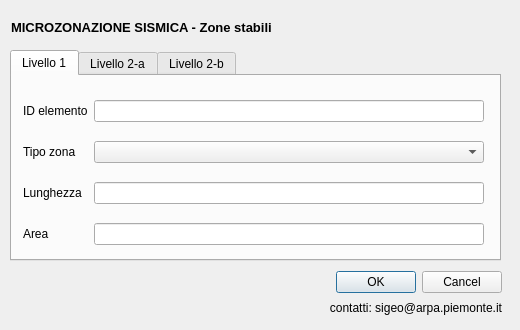
<?xml version="1.0" encoding="UTF-8"?>
<ui version="4.0">
 <class>Dialog</class>
 <widget class="QDialog" name="Dialog">
  <property name="geometry">
   <rect>
    <x>0</x>
    <y>0</y>
    <width>520</width>
    <height>330</height>
   </rect>
  </property>
  <property name="minimumSize">
   <size>
    <width>520</width>
    <height>330</height>
   </size>
  </property>
  <property name="font">
   <font>
    <family>Arial</family>
   </font>
  </property>
  <property name="windowTitle">
   <string>Dialog</string>
  </property>
  <widget class="QWidget" name="layoutWidget">
   <property name="geometry">
    <rect>
     <x>11</x>
     <y>11</y>
     <width>491</width>
     <height>32</height>
    </rect>
   </property>
   <layout class="QHBoxLayout" name="horizontalLayout">
    <item>
     <widget class="QLabel" name="label_6">
      <property name="font">
       <font>
        <pointsize>10</pointsize>
        <weight>75</weight>
        <bold>true</bold>
       </font>
      </property>
      <property name="text">
       <string>MICROZONAZIONE SISMICA - Zone stabili</string>
      </property>
     </widget>
    </item>
    <item>
     <spacer name="horizontalSpacer">
      <property name="orientation">
       <enum>Qt::Horizontal</enum>
      </property>
      <property name="sizeHint" stdset="0">
       <size>
        <width>40</width>
        <height>20</height>
       </size>
      </property>
     </spacer>
    </item>
   </layout>
  </widget>
  <widget class="QTabWidget" name="tabWidget">
   <property name="geometry">
    <rect>
     <x>10</x>
     <y>50</y>
     <width>491</width>
     <height>211</height>
    </rect>
   </property>
   <property name="currentIndex">
    <number>0</number>
   </property>
   <widget class="QWidget" name="tab">
    <attribute name="title">
     <string>Livello 1</string>
    </attribute>
    <widget class="QWidget" name="layoutWidget">
     <property name="geometry">
      <rect>
       <x>11</x>
       <y>11</y>
       <width>461</width>
       <height>171</height>
      </rect>
     </property>
     <layout class="QGridLayout" name="gridLayout_2">
      <item row="0" column="0">
       <widget class="QLabel" name="label_3">
        <property name="toolTip">
         <string/>
        </property>
        <property name="statusTip">
         <string/>
        </property>
        <property name="whatsThis">
         <string/>
        </property>
        <property name="text">
         <string>ID elemento</string>
        </property>
       </widget>
      </item>
      <item row="0" column="1">
       <widget class="QLineEdit" name="ID_z">
        <property name="toolTip">
         <string extracomment="pippo"/>
        </property>
        <property name="whatsThis">
         <string/>
        </property>
       </widget>
      </item>
      <item row="1" column="0">
       <widget class="QLabel" name="label">
        <property name="text">
         <string>Tipo zona</string>
        </property>
       </widget>
      </item>
      <item row="1" column="1">
       <widget class="QComboBox" name="Tipo_z"/>
      </item>
      <item row="2" column="0">
       <widget class="QLabel" name="label_4">
        <property name="toolTip">
         <string/>
        </property>
        <property name="statusTip">
         <string/>
        </property>
        <property name="whatsThis">
         <string/>
        </property>
        <property name="text">
         <string>Lunghezza</string>
        </property>
       </widget>
      </item>
      <item row="2" column="1">
       <widget class="QLineEdit" name="Shape_Leng">
        <property name="toolTip">
         <string extracomment="pippo"/>
        </property>
        <property name="whatsThis">
         <string/>
        </property>
       </widget>
      </item>
      <item row="3" column="0">
       <widget class="QLabel" name="label_2">
        <property name="text">
         <string>Area</string>
        </property>
       </widget>
      </item>
      <item row="3" column="1">
       <widget class="QLineEdit" name="Shape_Area">
        <property name="toolTip">
         <string extracomment="pippo"/>
        </property>
        <property name="whatsThis">
         <string/>
        </property>
       </widget>
      </item>
     </layout>
    </widget>
   </widget>
   <widget class="QWidget" name="tab_2">
    <attribute name="title">
     <string>Livello 2-a</string>
    </attribute>
    <widget class="QWidget" name="layoutWidget">
     <property name="geometry">
      <rect>
       <x>11</x>
       <y>1</y>
       <width>391</width>
       <height>161</height>
      </rect>
     </property>
     <layout class="QGridLayout" name="gridLayout_3">
      <item row="0" column="0">
       <widget class="QLabel" name="label_12">
        <property name="text">
         <string>Fatt. amplificazione (Fa)</string>
        </property>
       </widget>
      </item>
      <item row="0" column="1">
       <widget class="QLineEdit" name="Fa">
        <property name="toolTip">
         <string extracomment="pippo"/>
        </property>
        <property name="whatsThis">
         <string/>
        </property>
       </widget>
      </item>
      <item row="1" column="0">
       <widget class="QLabel" name="label_13">
        <property name="text">
         <string>Fatt. amplificazione (Fv)</string>
        </property>
       </widget>
      </item>
      <item row="1" column="1">
       <widget class="QLineEdit" name="Fv">
        <property name="toolTip">
         <string extracomment="pippo"/>
        </property>
        <property name="whatsThis">
         <string/>
        </property>
       </widget>
      </item>
      <item row="2" column="0">
       <widget class="QLabel" name="label_14">
        <property name="toolTip">
         <string/>
        </property>
        <property name="statusTip">
         <string/>
        </property>
        <property name="whatsThis">
         <string/>
        </property>
        <property name="text">
         <string>Fatt. amplificazione (Ft)</string>
        </property>
       </widget>
      </item>
      <item row="2" column="1">
       <widget class="QLineEdit" name="Ft">
        <property name="toolTip">
         <string extracomment="pippo"/>
        </property>
        <property name="whatsThis">
         <string/>
        </property>
       </widget>
      </item>
     </layout>
    </widget>
   </widget>
   <widget class="QWidget" name="tab_3">
    <attribute name="title">
     <string>Livello 2-b</string>
    </attribute>
    <widget class="QWidget" name="layoutWidget">
     <property name="geometry">
      <rect>
       <x>11</x>
       <y>1</y>
       <width>461</width>
       <height>171</height>
      </rect>
     </property>
     <layout class="QGridLayout" name="gridLayout_6">
      <item row="0" column="0">
       <widget class="QLabel" name="label_20">
        <property name="text">
         <string>FH0105</string>
        </property>
       </widget>
      </item>
      <item row="0" column="1">
       <widget class="QLineEdit" name="FH0105">
        <property name="toolTip">
         <string extracomment="pippo"/>
        </property>
        <property name="whatsThis">
         <string/>
        </property>
       </widget>
      </item>
      <item row="1" column="0">
       <widget class="QLabel" name="label_21">
        <property name="toolTip">
         <string/>
        </property>
        <property name="statusTip">
         <string/>
        </property>
        <property name="whatsThis">
         <string/>
        </property>
        <property name="text">
         <string>FH0510</string>
        </property>
       </widget>
      </item>
      <item row="1" column="1">
       <widget class="QLineEdit" name="FH0510">
        <property name="toolTip">
         <string extracomment="pippo"/>
        </property>
        <property name="whatsThis">
         <string/>
        </property>
       </widget>
      </item>
      <item row="2" column="0">
       <widget class="QLabel" name="label_22">
        <property name="toolTip">
         <string/>
        </property>
        <property name="statusTip">
         <string/>
        </property>
        <property name="whatsThis">
         <string/>
        </property>
        <property name="text">
         <string>FPGA</string>
        </property>
       </widget>
      </item>
      <item row="2" column="1">
       <widget class="QLineEdit" name="FPGA">
        <property name="toolTip">
         <string extracomment="pippo"/>
        </property>
        <property name="whatsThis">
         <string/>
        </property>
       </widget>
      </item>
      <item row="3" column="0">
       <widget class="QLabel" name="label_23">
        <property name="toolTip">
         <string/>
        </property>
        <property name="statusTip">
         <string/>
        </property>
        <property name="whatsThis">
         <string/>
        </property>
        <property name="text">
         <string>Spettri</string>
        </property>
       </widget>
      </item>
      <item row="3" column="1">
       <widget class="QLineEdit" name="SPETTRI">
        <property name="toolTip">
         <string extracomment="pippo"/>
        </property>
        <property name="whatsThis">
         <string/>
        </property>
       </widget>
      </item>
     </layout>
    </widget>
   </widget>
  </widget>
  <widget class="QWidget" name="layoutWidget">
   <property name="geometry">
    <rect>
     <x>21</x>
     <y>271</y>
     <width>481</width>
     <height>45</height>
    </rect>
   </property>
   <layout class="QGridLayout" name="gridLayout">
    <item row="0" column="0" rowspan="2">
     <widget class="QLabel" name="label_10">
      <property name="text">
       <string/>
      </property>
      <property name="pixmap">
       <pixmap>resources/arpa.gif</pixmap>
      </property>
     </widget>
    </item>
    <item row="0" column="1" rowspan="2">
     <widget class="QLabel" name="label_16">
      <property name="text">
       <string/>
      </property>
      <property name="pixmap">
       <pixmap>resources/rp.gif</pixmap>
      </property>
     </widget>
    </item>
    <item row="0" column="2">
     <widget class="QDialogButtonBox" name="buttonBox">
      <property name="orientation">
       <enum>Qt::Horizontal</enum>
      </property>
      <property name="standardButtons">
       <set>QDialogButtonBox::Cancel|QDialogButtonBox::Ok</set>
      </property>
     </widget>
    </item>
    <item row="1" column="2">
     <widget class="QLabel" name="label_17">
      <property name="text">
       <string>contatti: sigeo@arpa.piemonte.it</string>
      </property>
      <property name="alignment">
       <set>Qt::AlignRight|Qt::AlignTrailing|Qt::AlignVCenter</set>
      </property>
     </widget>
    </item>
   </layout>
  </widget>
  <zorder>layoutWidget</zorder>
  <zorder>layoutWidget</zorder>
  <zorder>tabWidget</zorder>
 </widget>
 <resources/>
 <connections>
  <connection>
   <sender>buttonBox</sender>
   <signal>accepted()</signal>
   <receiver>Dialog</receiver>
   <slot>accept()</slot>
   <hints>
    <hint type="sourcelabel">
     <x>248</x>
     <y>254</y>
    </hint>
    <hint type="destinationlabel">
     <x>157</x>
     <y>274</y>
    </hint>
   </hints>
  </connection>
  <connection>
   <sender>buttonBox</sender>
   <signal>rejected()</signal>
   <receiver>Dialog</receiver>
   <slot>reject()</slot>
   <hints>
    <hint type="sourcelabel">
     <x>316</x>
     <y>260</y>
    </hint>
    <hint type="destinationlabel">
     <x>286</x>
     <y>274</y>
    </hint>
   </hints>
  </connection>
 </connections>
</ui>
